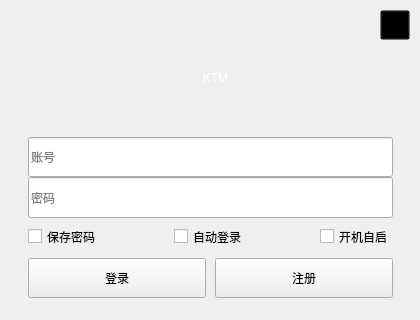
<?xml version="1.0" encoding="UTF-8"?>
<ui version="4.0">
 <class>kr_login</class>
 <widget class="QWidget" name="kr_login">
  <property name="geometry">
   <rect>
    <x>0</x>
    <y>0</y>
    <width>420</width>
    <height>320</height>
   </rect>
  </property>
  <property name="windowTitle">
   <string>登录</string>
  </property>
  <property name="styleSheet">
   <string notr="true">QPushButton[NotTitleBarBtn=true]
{	
	color:white;
	background-color:rgb(14 , 150 , 254);
	border: 1px solid rgb(11 , 137 , 234);
	border-radius:6px;
}

QPushButton:hover[NotTitleBarBtn=true]
{
	color:white;
	background-color:rgb(44 , 137 , 255);
	border: 1px solid rgb(11 , 137 , 234);
}

QPushButton:pressed[NotTitleBarBtn=true]
{
	color:white;
	background-color:rgb(14 , 135 , 228);
	border: 1px solid rgb(12 , 138 , 235);
	padding-left:3px;
	padding-top:3px;
}
QLineEdit[Account=true]
{
	font:12pt &quot;Microsoft YaHei&quot;;
    background:white;
    padding-left:5px ;
    padding-top:1px ;
    border-top-left-radius:5px;
    border-top-right-radius:5px;
    border: 1px solid rgb(209 , 209 , 209);
}
QLineEdit[Account=true]:hover
{
    padding-bottom:0px ;
    border: 1px solid rgb(21 , 131 , 221);
}

QLineEdit[Password=true]
{
	font:12pt &quot;Microsoft YaHei&quot;;
    background:white;
    padding-left:5px ;
    padding-top:1px ;
    border-bottom-left-radius:5px;
    border-bottom-right-radius:5px;
    border: 1px solid rgb(209 , 209 , 209);
    border-top:transparent;
}
QLineEdit[Password=true]:hover
{
    padding-top:0px ;
    border: 1px solid rgb(21 , 131 , 221);
}</string>
  </property>
  <widget class="QStackedWidget" name="stackedWidget">
   <property name="geometry">
    <rect>
     <x>10</x>
     <y>7</y>
     <width>400</width>
     <height>301</height>
    </rect>
   </property>
   <property name="currentIndex">
    <number>0</number>
   </property>
   <widget class="QWidget" name="LoginPage">
    <widget class="QWidget" name="layoutWidget">
     <property name="geometry">
      <rect>
       <x>0</x>
       <y>130</y>
       <width>401</width>
       <height>161</height>
      </rect>
     </property>
     <layout class="QHBoxLayout" name="horizontalLayout_2" stretch="1,20,1">
      <item>
       <spacer name="horizontalSpacer">
        <property name="orientation">
         <enum>Qt::Horizontal</enum>
        </property>
        <property name="sizeHint" stdset="0">
         <size>
          <width>40</width>
          <height>20</height>
         </size>
        </property>
       </spacer>
      </item>
      <item>
       <layout class="QVBoxLayout" name="verticalLayout_2" stretch="6,2">
        <property name="spacing">
         <number>0</number>
        </property>
        <item>
         <layout class="QVBoxLayout" name="verticalLayout_6" stretch="1,1,1">
          <property name="spacing">
           <number>0</number>
          </property>
          <item>
           <layout class="QHBoxLayout" name="horizontalLayout_8" stretch="3">
            <property name="spacing">
             <number>5</number>
            </property>
            <item>
             <widget class="QLineEdit" name="AccountLineEdit">
              <property name="sizePolicy">
               <sizepolicy hsizetype="Minimum" vsizetype="Minimum">
                <horstretch>0</horstretch>
                <verstretch>0</verstretch>
               </sizepolicy>
              </property>
              <property name="echoMode">
               <enum>QLineEdit::Normal</enum>
              </property>
              <property name="placeholderText">
               <string>账号</string>
              </property>
              <property name="Account" stdset="0">
               <bool>true</bool>
              </property>
             </widget>
            </item>
           </layout>
          </item>
          <item>
           <layout class="QHBoxLayout" name="horizontalLayout_9" stretch="3">
            <property name="spacing">
             <number>2</number>
            </property>
            <item>
             <widget class="QLineEdit" name="PasswordLineEdit">
              <property name="sizePolicy">
               <sizepolicy hsizetype="Expanding" vsizetype="Minimum">
                <horstretch>0</horstretch>
                <verstretch>0</verstretch>
               </sizepolicy>
              </property>
              <property name="echoMode">
               <enum>QLineEdit::Password</enum>
              </property>
              <property name="placeholderText">
               <string>密码</string>
              </property>
              <property name="clearButtonEnabled">
               <bool>false</bool>
              </property>
              <property name="Password" stdset="0">
               <bool>true</bool>
              </property>
             </widget>
            </item>
           </layout>
          </item>
          <item>
           <layout class="QVBoxLayout" name="verticalLayout_7" stretch="11,1">
            <item>
             <layout class="QVBoxLayout" name="verticalLayout" stretch="1">
              <property name="spacing">
               <number>0</number>
              </property>
              <item>
               <layout class="QHBoxLayout" name="horizontalLayout_5" stretch="1,1,1,1,1">
                <property name="spacing">
                 <number>7</number>
                </property>
                <item>
                 <widget class="QCheckBox" name="SaveCheckBox">
                  <property name="sizePolicy">
                   <sizepolicy hsizetype="Minimum" vsizetype="Minimum">
                    <horstretch>0</horstretch>
                    <verstretch>0</verstretch>
                   </sizepolicy>
                  </property>
                  <property name="text">
                   <string>保存密码</string>
                  </property>
                 </widget>
                </item>
                <item>
                 <spacer name="horizontalSpacer_9">
                  <property name="orientation">
                   <enum>Qt::Horizontal</enum>
                  </property>
                  <property name="sizeHint" stdset="0">
                   <size>
                    <width>40</width>
                    <height>20</height>
                   </size>
                  </property>
                 </spacer>
                </item>
                <item>
                 <widget class="QCheckBox" name="AutnLoginCheckBox">
                  <property name="sizePolicy">
                   <sizepolicy hsizetype="Minimum" vsizetype="Minimum">
                    <horstretch>0</horstretch>
                    <verstretch>0</verstretch>
                   </sizepolicy>
                  </property>
                  <property name="text">
                   <string>自动登录</string>
                  </property>
                 </widget>
                </item>
                <item>
                 <spacer name="horizontalSpacer_10">
                  <property name="orientation">
                   <enum>Qt::Horizontal</enum>
                  </property>
                  <property name="sizeHint" stdset="0">
                   <size>
                    <width>40</width>
                    <height>20</height>
                   </size>
                  </property>
                 </spacer>
                </item>
                <item>
                 <widget class="QCheckBox" name="AutonRunCheckBox">
                  <property name="sizePolicy">
                   <sizepolicy hsizetype="Minimum" vsizetype="Minimum">
                    <horstretch>0</horstretch>
                    <verstretch>0</verstretch>
                   </sizepolicy>
                  </property>
                  <property name="text">
                   <string>开机自启</string>
                  </property>
                 </widget>
                </item>
               </layout>
              </item>
             </layout>
            </item>
            <item>
             <spacer name="verticalSpacer_2">
              <property name="orientation">
               <enum>Qt::Vertical</enum>
              </property>
              <property name="sizeHint" stdset="0">
               <size>
                <width>20</width>
                <height>40</height>
               </size>
              </property>
             </spacer>
            </item>
           </layout>
          </item>
         </layout>
        </item>
        <item>
         <layout class="QHBoxLayout" name="horizontalLayout" stretch="1,1">
          <property name="spacing">
           <number>9</number>
          </property>
          <item>
           <widget class="QPushButton" name="LoginBtn">
            <property name="sizePolicy">
             <sizepolicy hsizetype="Minimum" vsizetype="Minimum">
              <horstretch>0</horstretch>
              <verstretch>0</verstretch>
             </sizepolicy>
            </property>
            <property name="text">
             <string>登录</string>
            </property>
            <property name="shortcut">
             <string>Return</string>
            </property>
            <property name="NotTitleBarBtn" stdset="0">
             <bool>true</bool>
            </property>
           </widget>
          </item>
          <item>
           <widget class="QPushButton" name="RegisterBtn">
            <property name="sizePolicy">
             <sizepolicy hsizetype="Minimum" vsizetype="Minimum">
              <horstretch>0</horstretch>
              <verstretch>0</verstretch>
             </sizepolicy>
            </property>
            <property name="text">
             <string>注册</string>
            </property>
            <property name="NotTitleBarBtn" stdset="0">
             <bool>true</bool>
            </property>
           </widget>
          </item>
         </layout>
        </item>
       </layout>
      </item>
      <item>
       <spacer name="horizontalSpacer_2">
        <property name="orientation">
         <enum>Qt::Horizontal</enum>
        </property>
        <property name="sizeHint" stdset="0">
         <size>
          <width>40</width>
          <height>20</height>
         </size>
        </property>
       </spacer>
      </item>
     </layout>
    </widget>
    <widget class="QLabel" name="PitLabel">
     <property name="geometry">
      <rect>
       <x>0</x>
       <y>3</y>
       <width>401</width>
       <height>111</height>
      </rect>
     </property>
     <property name="text">
      <string/>
     </property>
     <property name="alignment">
      <set>Qt::AlignCenter</set>
     </property>
    </widget>
    <widget class="QLabel" name="KTMlabel">
     <property name="geometry">
      <rect>
       <x>130</x>
       <y>40</y>
       <width>151</width>
       <height>61</height>
      </rect>
     </property>
     <property name="styleSheet">
      <string notr="true">color: rgb(255,255,255);
font: 11pt &quot;Forte&quot;;</string>
     </property>
     <property name="text">
      <string>KTM</string>
     </property>
     <property name="alignment">
      <set>Qt::AlignCenter</set>
     </property>
    </widget>
   </widget>
   <widget class="QWidget" name="LoginingPage">
    <widget class="QLabel" name="LoginingLabel">
     <property name="geometry">
      <rect>
       <x>107</x>
       <y>70</y>
       <width>186</width>
       <height>80</height>
      </rect>
     </property>
     <property name="frameShadow">
      <enum>QFrame::Raised</enum>
     </property>
     <property name="text">
      <string/>
     </property>
    </widget>
    <widget class="QWidget" name="layoutWidget">
     <property name="geometry">
      <rect>
       <x>0</x>
       <y>230</y>
       <width>401</width>
       <height>51</height>
      </rect>
     </property>
     <layout class="QHBoxLayout" name="horizontalLayout_6" stretch="1,4,1">
      <item>
       <spacer name="horizontalSpacer_5">
        <property name="orientation">
         <enum>Qt::Horizontal</enum>
        </property>
        <property name="sizeHint" stdset="0">
         <size>
          <width>40</width>
          <height>20</height>
         </size>
        </property>
       </spacer>
      </item>
      <item>
       <widget class="QPushButton" name="CancelBtn">
        <property name="sizePolicy">
         <sizepolicy hsizetype="Minimum" vsizetype="Minimum">
          <horstretch>0</horstretch>
          <verstretch>0</verstretch>
         </sizepolicy>
        </property>
        <property name="text">
         <string>取消</string>
        </property>
        <property name="shortcut">
         <string>Return</string>
        </property>
        <property name="NotTitleBarBtn" stdset="0">
         <bool>true</bool>
        </property>
       </widget>
      </item>
      <item>
       <spacer name="horizontalSpacer_6">
        <property name="orientation">
         <enum>Qt::Horizontal</enum>
        </property>
        <property name="sizeHint" stdset="0">
         <size>
          <width>40</width>
          <height>20</height>
         </size>
        </property>
       </spacer>
      </item>
     </layout>
    </widget>
   </widget>
   <widget class="QWidget" name="RegisterPage">
    <widget class="QWidget" name="layoutWidget">
     <property name="geometry">
      <rect>
       <x>0</x>
       <y>110</y>
       <width>401</width>
       <height>171</height>
      </rect>
     </property>
     <layout class="QHBoxLayout" name="horizontalLayout_3" stretch="1,8,1">
      <item>
       <spacer name="horizontalSpacer_3">
        <property name="orientation">
         <enum>Qt::Horizontal</enum>
        </property>
        <property name="sizeHint" stdset="0">
         <size>
          <width>40</width>
          <height>20</height>
         </size>
        </property>
       </spacer>
      </item>
      <item>
       <layout class="QVBoxLayout" name="verticalLayout_3" stretch="4,1">
        <property name="spacing">
         <number>6</number>
        </property>
        <item>
         <layout class="QVBoxLayout" name="verticalLayout_4" stretch="3,3,3,1,5">
          <property name="spacing">
           <number>0</number>
          </property>
          <item>
           <widget class="QLineEdit" name="R_AccountLineEdit">
            <property name="sizePolicy">
             <sizepolicy hsizetype="Minimum" vsizetype="Minimum">
              <horstretch>0</horstretch>
              <verstretch>0</verstretch>
             </sizepolicy>
            </property>
            <property name="echoMode">
             <enum>QLineEdit::Normal</enum>
            </property>
            <property name="placeholderText">
             <string>账号</string>
            </property>
            <property name="Account" stdset="0">
             <bool>true</bool>
            </property>
           </widget>
          </item>
          <item>
           <widget class="QLineEdit" name="R_PasswordLineEdit">
            <property name="sizePolicy">
             <sizepolicy hsizetype="Expanding" vsizetype="Minimum">
              <horstretch>0</horstretch>
              <verstretch>0</verstretch>
             </sizepolicy>
            </property>
            <property name="styleSheet">
             <string notr="true">QLineEdit
{
	font:12pt &quot;Microsoft YaHei&quot;;
    background:white;
    padding-left:5px ;
    padding-top:1px ;
    border: 1px solid rgb(209 , 209 , 209);
    border-top:transparent;
}
QLineEdit:hover
{
    padding-top:0px ;
    border: 1px solid rgb(21 , 131 , 221);
}</string>
            </property>
            <property name="echoMode">
             <enum>QLineEdit::Password</enum>
            </property>
            <property name="placeholderText">
             <string>密码</string>
            </property>
            <property name="clearButtonEnabled">
             <bool>false</bool>
            </property>
            <property name="Password" stdset="0">
             <bool>false</bool>
            </property>
           </widget>
          </item>
          <item>
           <widget class="QLineEdit" name="RA_PasswordLineEdit">
            <property name="sizePolicy">
             <sizepolicy hsizetype="Expanding" vsizetype="Minimum">
              <horstretch>0</horstretch>
              <verstretch>0</verstretch>
             </sizepolicy>
            </property>
            <property name="echoMode">
             <enum>QLineEdit::Password</enum>
            </property>
            <property name="placeholderText">
             <string>再一次密码</string>
            </property>
            <property name="clearButtonEnabled">
             <bool>false</bool>
            </property>
            <property name="Password" stdset="0">
             <bool>true</bool>
            </property>
           </widget>
          </item>
          <item>
           <spacer name="verticalSpacer">
            <property name="orientation">
             <enum>Qt::Vertical</enum>
            </property>
            <property name="sizeHint" stdset="0">
             <size>
              <width>20</width>
              <height>40</height>
             </size>
            </property>
           </spacer>
          </item>
          <item>
           <layout class="QHBoxLayout" name="horizontalLayout_10">
            <item>
             <widget class="QComboBox" name="FcomboBox">
              <property name="sizePolicy">
               <sizepolicy hsizetype="Preferred" vsizetype="Minimum">
                <horstretch>0</horstretch>
                <verstretch>0</verstretch>
               </sizepolicy>
              </property>
              <property name="styleSheet">
               <string notr="true">QComboBox
{
color: rgb(0, 0, 0);
    background:rgba(250,250,250,0.7);
	border: 1px solid rgb(209 , 209 , 209);
	border-radius:3px;
}
 QComboBox::down-arrow {
	image: url(:/Resources/Login/combobox/downarrow.png);
 }
QComboBox::drop-down {
     subcontrol-origin:paddind;  
     subcontrol-position: top right;
     width: 29px;

     border-left-width: 1px;
     border-left-color: darkgray;
     border-left-style: solid; /* just a single line */
     border-top-right-radius: 3px; /* same radius as the QComboBox */
     border-bottom-right-radius: 3px;
 }
QComboBox:hover
{
    background:rgba(240,240,240,0.7);
	border: 1px solid rgb(209 , 209 , 209);
	border-radius:3px;
}
QComboBox:pressed
{
    background:rgba(230,230,230,0.7);
	border: 1px solid rgb(209 , 209 , 209);
	border-radius:3px;
    padding-left:3px;
    padding-top:3px;
}</string>
              </property>
             </widget>
            </item>
            <item>
             <widget class="QComboBox" name="ScomboBox">
              <property name="sizePolicy">
               <sizepolicy hsizetype="Preferred" vsizetype="Minimum">
                <horstretch>0</horstretch>
                <verstretch>0</verstretch>
               </sizepolicy>
              </property>
              <property name="styleSheet">
               <string notr="true">QComboBox
{
color: rgb(0, 0, 0);
    background:rgba(250,250,250,0.7);
	border: 1px solid rgb(209 , 209 , 209);
	border-radius:3px;
}
 QComboBox::down-arrow {
	image: url(:/Resources/Login/combobox/downarrow.png);
 }
QComboBox::drop-down {
     subcontrol-origin:paddind;  
     subcontrol-position: top right;
     width: 29px;

     border-left-width: 1px;
     border-left-color: darkgray;
     border-left-style: solid; /* just a single line */
     border-top-right-radius: 3px; /* same radius as the QComboBox */
     border-bottom-right-radius: 3px;
 }
QComboBox:hover
{
    background:rgba(240,240,240,0.7);
	border: 1px solid rgb(209 , 209 , 209);
	border-radius:3px;
}
QComboBox:pressed
{
    background:rgba(230,230,230,0.7);
	border: 1px solid rgb(209 , 209 , 209);
	border-radius:3px;
    padding-left:3px;
    padding-top:3px;
}</string>
              </property>
             </widget>
            </item>
           </layout>
          </item>
         </layout>
        </item>
        <item>
         <layout class="QHBoxLayout" name="horizontalLayout_4">
          <item>
           <widget class="QPushButton" name="R_RegisterBtn">
            <property name="sizePolicy">
             <sizepolicy hsizetype="Minimum" vsizetype="Minimum">
              <horstretch>0</horstretch>
              <verstretch>0</verstretch>
             </sizepolicy>
            </property>
            <property name="text">
             <string>注册</string>
            </property>
            <property name="shortcut">
             <string>Return</string>
            </property>
            <property name="NotTitleBarBtn" stdset="0">
             <bool>true</bool>
            </property>
           </widget>
          </item>
          <item>
           <widget class="QPushButton" name="R_RegisterGVBtn">
            <property name="sizePolicy">
             <sizepolicy hsizetype="Minimum" vsizetype="Minimum">
              <horstretch>0</horstretch>
              <verstretch>0</verstretch>
             </sizepolicy>
            </property>
            <property name="text">
             <string>返回</string>
            </property>
            <property name="NotTitleBarBtn" stdset="0">
             <bool>true</bool>
            </property>
           </widget>
          </item>
         </layout>
        </item>
       </layout>
      </item>
      <item>
       <spacer name="horizontalSpacer_4">
        <property name="orientation">
         <enum>Qt::Horizontal</enum>
        </property>
        <property name="sizeHint" stdset="0">
         <size>
          <width>40</width>
          <height>20</height>
         </size>
        </property>
       </spacer>
      </item>
     </layout>
    </widget>
    <widget class="QWidget" name="layoutWidget">
     <property name="geometry">
      <rect>
       <x>0</x>
       <y>50</y>
       <width>401</width>
       <height>51</height>
      </rect>
     </property>
     <layout class="QHBoxLayout" name="horizontalLayout_7">
      <item>
       <spacer name="horizontalSpacer_7">
        <property name="orientation">
         <enum>Qt::Horizontal</enum>
        </property>
        <property name="sizeHint" stdset="0">
         <size>
          <width>40</width>
          <height>20</height>
         </size>
        </property>
       </spacer>
      </item>
      <item>
       <layout class="QVBoxLayout" name="verticalLayout_5">
        <item>
         <widget class="QLabel" name="InfoLabel">
          <property name="sizePolicy">
           <sizepolicy hsizetype="Preferred" vsizetype="Minimum">
            <horstretch>0</horstretch>
            <verstretch>0</verstretch>
           </sizepolicy>
          </property>
          <property name="text">
           <string>账号注册长度20字符以内，支持英文数字_,.-</string>
          </property>
          <property name="alignment">
           <set>Qt::AlignCenter</set>
          </property>
         </widget>
        </item>
        <item>
         <widget class="QLabel" name="InfoLabel2">
          <property name="text">
           <string>密码注册长度6到20字符，支持英文数字_,.-</string>
          </property>
          <property name="alignment">
           <set>Qt::AlignCenter</set>
          </property>
         </widget>
        </item>
       </layout>
      </item>
      <item>
       <spacer name="horizontalSpacer_8">
        <property name="orientation">
         <enum>Qt::Horizontal</enum>
        </property>
        <property name="sizeHint" stdset="0">
         <size>
          <width>40</width>
          <height>20</height>
         </size>
        </property>
       </spacer>
      </item>
     </layout>
    </widget>
   </widget>
  </widget>
  <widget class="QPushButton" name="CloseBtn">
   <property name="geometry">
    <rect>
     <x>380</x>
     <y>10</y>
     <width>30</width>
     <height>30</height>
    </rect>
   </property>
   <property name="styleSheet">
    <string notr="true">QPushButton
{
	background-color: transparent;
	border-image: url(:/Resources/Login/label/close.png);
}
QPushButton：hover
{
	background-color: transparent;
	border-image: url(:/Resources/Login/label/closeHover.png);
}
QPushButton：hover
{
	background-color: rgba(116, 116, 116,0.4);
	padding-left:3px;
	padding-top:3px;
}</string>
   </property>
   <property name="text">
    <string/>
   </property>
  </widget>
 </widget>
 <resources/>
 <connections/>
</ui>
